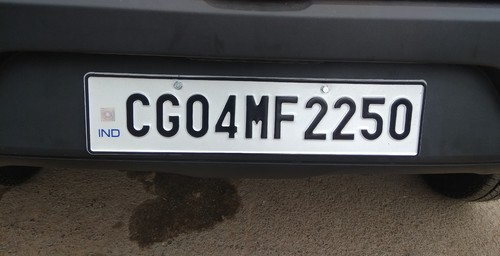
#> input picture test2.jpeg, 500 x 256 px, given in place of the camera
$ jupyter execute --allow-errors entry.ipynb   (shell and % lines are left out)
#> lines starting #> are read from the running program, lines starting #| are printed output that depends on the picture; after the words box and inside, x2 and y2 are one past the last pixel; in counts of white or black regions, pixels touching at a corner belong together
[cell 1]
import pandas as pd

[cell 2]
n=[]
t=[]
dict={'number':n,'time':t}
h=pd.DataFrame(dict)

[cell 3]
import cv2
from matplotlib import pyplot as plt
import matplotlib.image as mpimg
import numpy as np
import imutils
import easyocr

[cell 4]
cam_port = 0
cam = cv2.VideoCapture(0)
# reading the input using the camera
result, image = cam.read()
#> image is the input picture: shape (256, 500, 3); mean B, G, R 75.4, 76.2, 77.5
# showing result
if result:
    # saving image
    cv2.imwrite("TEST.jpeg", image)
    #turning off camera after capturing
    cam.release()
    #ploting captured image
    plt.imshow(mpimg.imread('TEST.jpeg'))
# If any problem in capturing image from camera
else:
    print("No image detected. Please! try again")

[cell 5]
img = cv2.imread('TEST.jpeg')
test=cv2.fastNlMeansDenoisingColored(img,None,3,3,7,21)
#plt.imshow(cv2.cvtColor(test, cv2.COLOR_BGR2RGB))
gray = cv2.cvtColor(test, cv2.COLOR_BGR2GRAY)
plt.imshow(cv2.cvtColor(gray, cv2.COLOR_BGR2RGB))

[cell 6]
bfilter = cv2.bilateralFilter(gray, 221, 100, 100) #Noise reduction
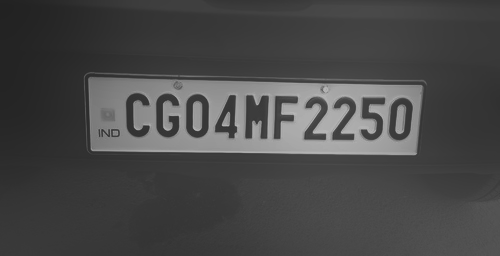
#> bfilter: shape (256, 500); min 34, max 184, mean 72
edged = cv2.Canny(bfilter, 200, 200) #Edge detection
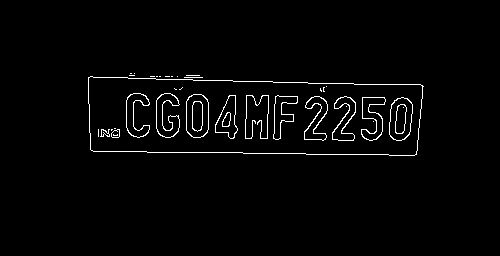
#> edged: shape (256, 500); 2.2% white in thin lines or dots, all inside (x1, y1, x2, y2) = (88, 73, 424, 156)
plt.imshow(cv2.cvtColor(edged, cv2.COLOR_BGR2RGB))

[cell 7]
keypoints = cv2.findContours(edged.copy(), cv2.RETR_TREE, cv2.CHAIN_APPROX_SIMPLE)
#> keypoints = 54 contours, 24 with area under 20; largest, box (x1, y1, x2, y2) and area: (88, 76, 424, 156) 23754, (88, 76, 423, 156) 23751, (186, 94, 209, 138) 864, (186, 94, 209, 138) 848, (389, 97, 413, 141) 816
contours = imutils.grab_contours(keypoints)
#> contours has the same summary as keypoints
contours = sorted(contours, key=cv2.contourArea, reverse=True)[:10]
#> contours = 10 contours; largest, box (x1, y1, x2, y2) and area: (88, 76, 424, 156) 23754, (88, 76, 423, 156) 23751, (186, 94, 209, 138) 864, (186, 94, 209, 138) 848, (389, 97, 413, 141) 816

[cell 8]
location = None
for contour in contours:
    approx = cv2.approxPolyDP(contour, 10, True)
    if len(approx) == 4:
        location = approx
        break
#> this loop made 1 pass
#> location on pass 1: [[88, 77], [93, 151], [417, 150], [420, 84]]

[cell 9]
location
#> Out = [[88, 77], [93, 151], [417, 150], [420, 84]]

[cell 10]
mask = np.zeros(gray.shape, np.uint8)
new_image = cv2.drawContours(mask, [location], 0,255, -1)
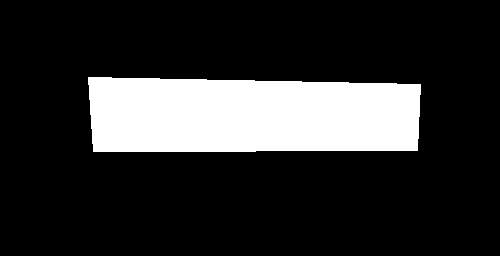
#> new_image: shape (256, 500); 18.2% white; 1 white region, box (x1, y1, x2, y2) and area: (88, 77, 421, 152) 23356
new_image = cv2.bitwise_and(img, img, mask=mask)
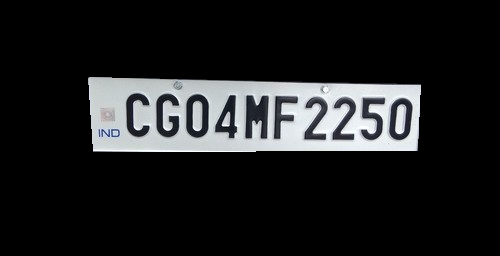
#> new_image: shape (256, 500, 3); mean B, G, R 32.6, 31.7, 30.8

[cell 11]
plt.imshow(cv2.cvtColor(new_image,cv2.COLOR_BGR2RGB))

[cell 12]
(x,y) = np.where(mask==255)
(x1, y1) = (np.min(x), np.min(y))
#> x1 = 77; y1 = 88
(x2, y2) = (np.max(x), np.max(y))
#> x2 = 151; y2 = 420
cropped_image = gray[x1:x2+1, y1:y2+1]
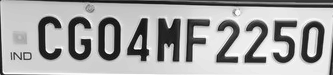
#> cropped_image: shape (75, 333); min 6, max 254, mean 167.8

[cell 13]
plt.imshow(cv2.cvtColor(cropped_image, cv2.COLOR_BGR2RGB))
